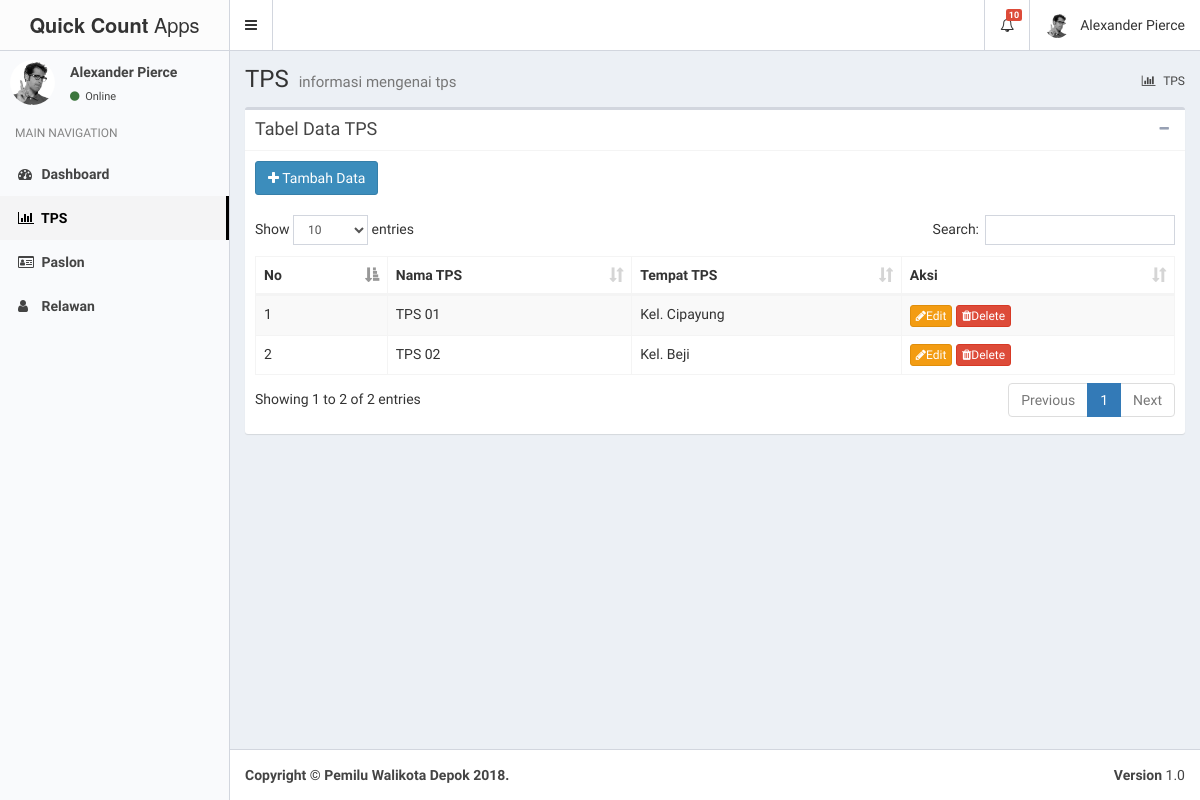
The app's page /index.php/tps with its own data.
### tables this page shows
CREATE TABLE `tps` (
  `id` int(11) NOT NULL,
  `nama_tps` varchar(10) NOT NULL,
  `tempat_tps` varchar(20) NOT NULL
);

### application/controllers/Tps.php (called while the page is built, shortened)
<?php
class Tps extends CI_Controller {
	public function __construct()
	{
		$this->load->model('mod_tps');
	}
	public function index()
	{
		$tps = $this->mod_tps->getData()->result();
		$data['title'] = "TPS";
		$data['header'] = $this->load->view('layout/header','',true);
		$data['sidebar'] = $this->load->view('layout/sidebar','',true);
		$data['content'] = $this->load->view('pages/tps',array('tps'=>$tps),true);
		$this->load->view('layout/master',array('template'=>$data));
	}
}

### index.php (called while the page is built, shortened)
<?php
require_once BASEPATH.'core/CodeIgniter.php';

### application/models/mod_tps.php (called while the page is built, shortened)
<?php
class mod_tps extends CI_Model
{
	function getData(){
		$this->db->select('*');
		$this->db->from('tps');
    	return $this->db->get();
	}
}
 ?>

### application/views/pages/tps.php (the view, shortened to what this page needs)
<div class="content-wrapper">
    <section class="content-header">
      <h1>
        TPS
        <small>informasi mengenai tps </small>
      </h1>
      <ol class="breadcrumb">
        <li><a href="#"><i class="fa fa-bar-chart"></i> TPS</a></li>
      </ol>
    </section>
    <section class="content">
      <div class="row">
        <div class="col-sm-12">
          <div class="box">
            <div class="box-header with-border">
              <h3 class="box-title">Tabel Data TPS</h3>
              <div class="box-tools pull-right">
                <button type="button" class="btn btn-box-tool" data-widget="collapse" data-toggle="tooltip"
                title="Collapse">
                <i class="fa fa-minus"></i></button>
              </div>
            </div>
            <div class="box-body">
              <a href="<?php echo base_url(); ?>tps/tambahTps" id="myButton" class="btn btn-primary"><i class="fa fa-plus"></i> Tambah Data</a>
              <br><br>
              <table id="myTable" class="table table-bordered table-striped">
                <thead>
                  <tr>
                    <th>No</th>
                    <th>Nama TPS</th>
                    <th>Tempat TPS</th>
                    <th>Aksi</th>
                  </tr>
                </thead>
                <tbody>
                  <?php $no = 1; foreach ($tps as $data) { ?>
                  <tr>
                    <td><?php echo $no; ?></td>
                    <td><?php echo $data->nama_tps; ?></td>
                    <td><?php echo $data->tempat_tps; ?></td>
                    <td><a href="<?php echo base_url(); ?>tps/editTps/<?php echo $data->id; ?>" class="btn btn-warning btn-xs"><i class="fa fa-pencil"></i>Edit</a> <a href="<?php echo base_url(); ?>tps/deleteTps/<?php echo $data->id; ?>" class="btn btn-danger btn-xs"><i class="fa fa-trash"></i>Delete</a></td>
                  </tr>
                  <?php $no++; } ?>
                </tbody>
              </table>
            </div>
      </div>
        </div>
      </div>
    </section>
  </div>
  <link rel="stylesheet" href="<?php echo base_url(); ?>assets/bower_components/datatables.net-bs/css/dataTables.bootstrap.min.css">

### records on screen
tps: nama_tps "TPS 01", tempat_tps "Kel. Cipayung"
tps: nama_tps "TPS 02", tempat_tps "Kel. Beji"
